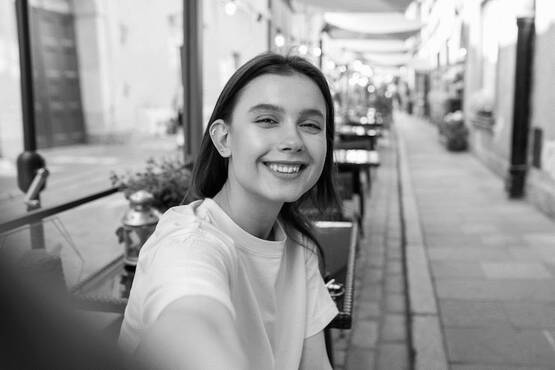
#> input picture data/raw/old_photo.jpg, 555 x 370 px, found by its file name
$ python preview_images.py
#> lines starting #> are read from the running program, lines starting #| are printed output that depends on the picture
### app/core/image_utils.py
from PIL import Image
import matplotlib.pyplot as plt
import os

def load_image(path, size=(256, 256)):
    """Load an image and resize it."""
#> called with path = 'data/raw/old_photo.jpg', size = (256, 256)
    if not os.path.exists(path):
        raise FileNotFoundError(f"Image not found: {path}")
    img = Image.open(path).convert("RGB")
    img = img.resize(size)
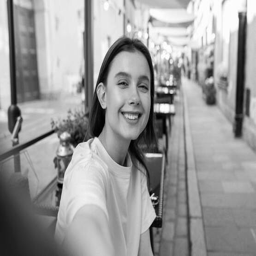
#> img: PIL image 256x256 RGB; min 0, max 255, mean 153.7
#> call 2 of load_image, with path = 'data/high_quality/good_photo.jpg', size = (256, 256)
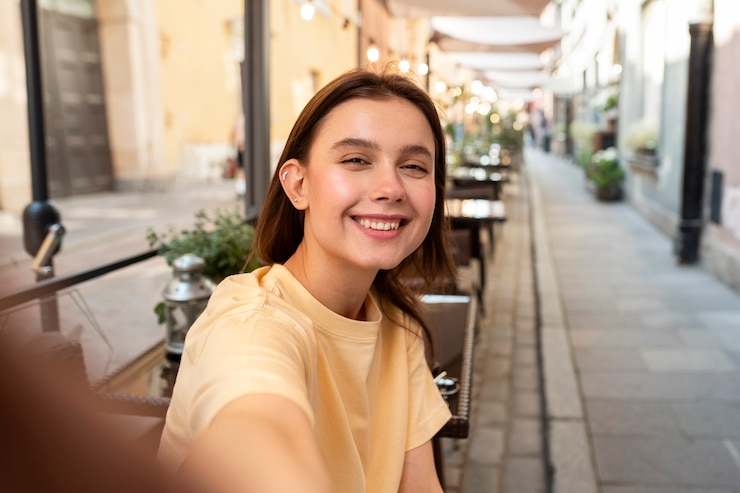
#> input picture data/high_quality/good_photo.jpg, 740 x 493 px, found by its file name
#> in load_image, img is the input picture: PIL image 740x493 RGB; mean R, G, B 173.2, 150.2, 130.8
#> in load_image (call 2), `img = img.resize(size)`:
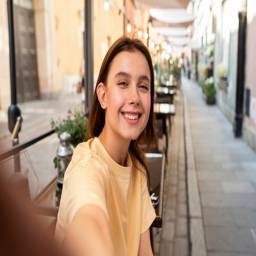
#> img: PIL image 256x256 RGB; mean R, G, B 173.2, 150.2, 130.8
    return img

def show_side_by_side(img1, img2, title1="Before", title2="After"):
    """Display two images side by side."""
#> called with title1 = 'Old / Low-Res', title2 = 'Modern / High-Res'
    fig, axs = plt.subplots(1, 2, figsize=(8, 4))
    axs[0].imshow(img1)
    axs[0].set_title(title1)
    axs[0].axis("off")

    axs[1].imshow(img2)
    axs[1].set_title(title2)
    axs[1].axis("off")
    plt.tight_layout()
    plt.show()
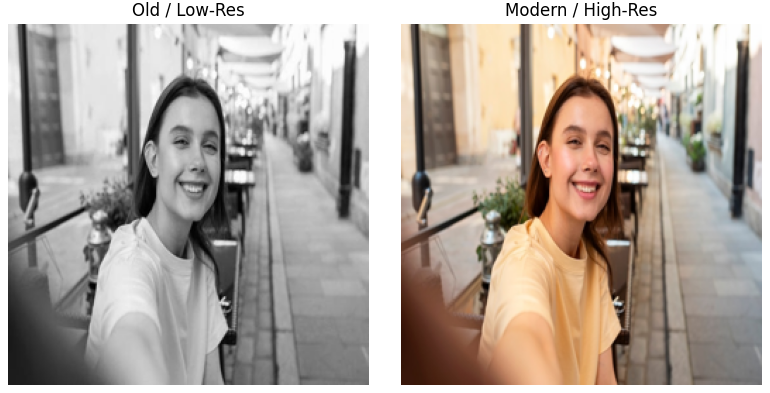
#> figure drawn by matplotlib, 2 panels

### scripts/preview_images.py
from app.core.image_utils import load_image, show_side_by_side

# Adjust these paths if needed
low_res_path = "data/raw/old_photo.jpg"
high_res_path = "data/high_quality/good_photo.jpg"

low_img = load_image(low_res_path)
high_img = load_image(high_res_path)

show_side_by_side(low_img, high_img, title1="Old / Low-Res", title2="Modern / High-Res")
